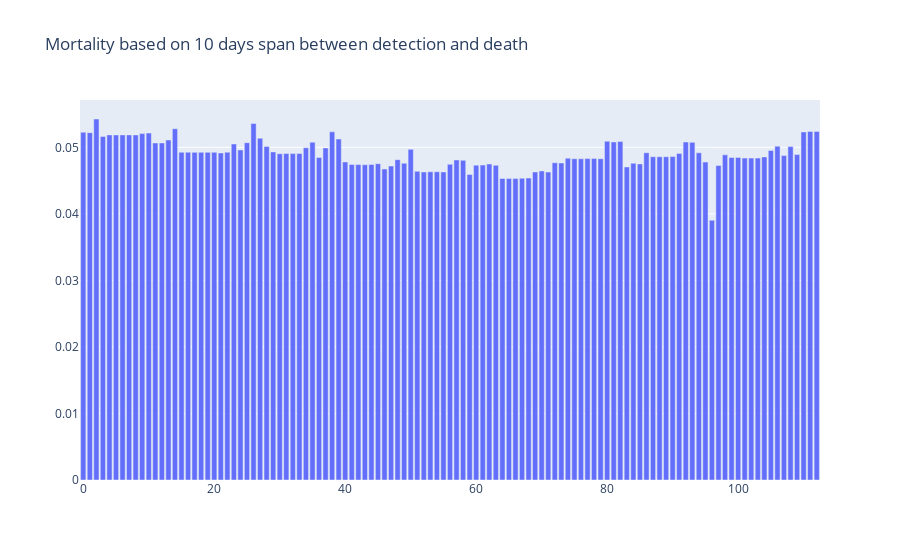

The cell this chart's notebook holds for it:
### Code cell
import plotly.graph_objects as go
from plotly.offline import plot, iplot
import plotly.graph_objs as go
import plotly.offline
plotly.offline.init_notebook_mode(connected=True)
dayz=str(days)
fig = go.Figure(
    data=[go.Bar(y=MORT)],
    layout_title_text="Mortality based on "+dayz+" days span between detection and death"
)
fig.show()
